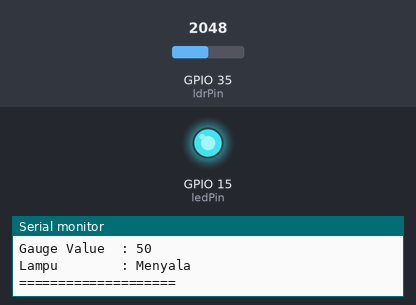
Simulated run of this sketch. Board: ESP32. On the bench: output pins drawn as LEDs (lit = HIGH), the last lines printed to the serial monitor. Inputs (shaded band) come from the test bench; at power-on: GPIO 35 (ldrPin) = 2048. WiFi joins after 1.5 s; servers stay silent unless stated.

Above: at 3.0 s.
3.1 s: GPIO 35 (ldrPin) set to 2442
5.0 s: GPIO 35 (ldrPin) set to 2526
At 6.7 s:
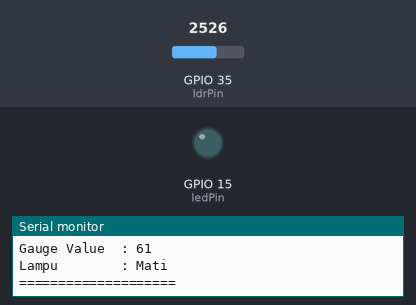
8.3 s: GPIO 35 (ldrPin) set to 2460
At 10.0 s:
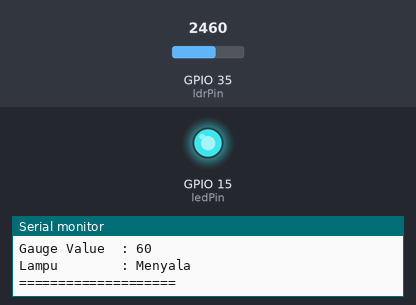
10.3 s: GPIO 35 (ldrPin) set to 2540
At 11.7 s:
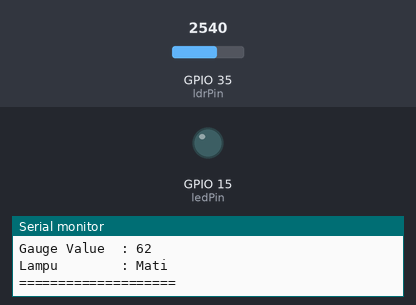
Timing chart, 0 to 13.3 s (numbered marks = the images above; inputs shaded):
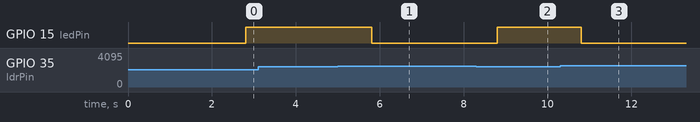

The sketch:

sketch.ino
```cpp
#define BLYNK_TEMPLATE_ID "TMPL6Mfb7IEmQ"
#define BLYNK_TEMPLATE_NAME "Smart Lamp"
#define BLYNK_AUTH_TOKEN "GexKEaiwDQyptqenm7azTV1qLeF3CZbl"

#include <WiFi.h>
#include <WiFiClient.h>
#include <BlynkSimpleEsp32.h>

#define VIRTUAL_PIN_GAUGE V1
#define VIRTUAL_PIN_THRESHOLD V3
#define VIRTUAL_PIN_SWITCH V0
#define VIRTUAL_PIN_MODE V2

const int ledPin = 15;
const int ldrPin = 35;

char ssid[] = "Wokwi-GUEST";
char pass[] = "";

int threshold = 2500;
bool manualMode = false;
bool manualState = false;

BlynkTimer timer;

void setup() {
  Serial.begin(115200);
  pinMode(ledPin, OUTPUT);
  digitalWrite(ledPin, LOW);

  Blynk.begin(BLYNK_AUTH_TOKEN, ssid, pass);
  timer.setInterval(1000L, sendLightIntensity);
}

void sendLightIntensity() {
  int lightIntensity = analogRead(ldrPin);
  int gaugeValue = map(lightIntensity, 0, 4095, 0, 100);
  Blynk.virtualWrite(VIRTUAL_PIN_GAUGE, gaugeValue);

  if (!manualMode) {
    // Mode otomatis
    if (lightIntensity < threshold) {
      digitalWrite(ledPin, HIGH);
    } else {
      digitalWrite(ledPin, LOW);
    }
  } else {
    // Mode manual
    digitalWrite(ledPin, manualState ? HIGH : LOW);
  }

  // Output Serial yang lebih rapi
  Serial.println("=== STATUS LAMPU ===");
  Serial.print("Mode         : "); Serial.println(manualMode ? "Manual" : "Otomatis");
  Serial.print("LDR Value    : "); Serial.println(lightIntensity);
  Serial.print("Gauge Value  : "); Serial.println(gaugeValue);
  Serial.print("Lampu        : "); Serial.println(digitalRead(ledPin) ? "Menyala" : "Mati");
  Serial.println("====================\n");
}

// Slider ambang batas cahaya
BLYNK_WRITE(VIRTUAL_PIN_THRESHOLD) {
  threshold = param.asInt();
  Serial.print("Ambang batas cahaya diubah: ");
  Serial.println(threshold);
}

// Switch lampu manual (V0)
BLYNK_WRITE(VIRTUAL_PIN_SWITCH) {
  manualState = param.asInt() == 1;
  Serial.print("Status manual diubah: ");
  Serial.println(manualState ? "ON" : "OFF");

  if (manualMode) {
    digitalWrite(ledPin, manualState ? HIGH : LOW);
  }
}

// Switch mode otomatis/manual (V2)
BLYNK_WRITE(VIRTUAL_PIN_MODE) {
  manualMode = param.asInt() == 1;
  Serial.print("Mode diubah: ");
  Serial.println(manualMode ? "Manual" : "Otomatis");

  if (manualMode) {
    digitalWrite(ledPin, manualState ? HIGH : LOW);
  }
}

void loop() {
  Blynk.run();
  timer.run();
}
```

Measured:
- the behaviour switches between 2499 and 2500 on GPIO 35 (ldrPin) (found by bisection; images 0 and 1)
- after the input at 5.0 s, GPIO 15 (ledPin): HIGH → LOW after 0.80 s
- after the input at 8.3 s, GPIO 15 (ledPin): LOW → HIGH after 0.50 s
- after the input at 10.3 s, GPIO 15 (ledPin): HIGH → LOW after 0.50 s
